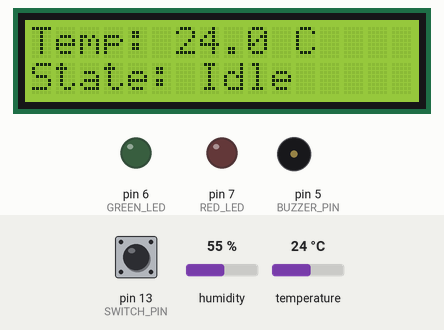
This sketch was run on a simulated Arduino Uno, built with avr-gcc and run on an emulated ATmega328P. Shown: 16×2 character LCD, output pins drawn as LEDs (lit = HIGH), buzzer (waves = sounding, pin HIGH). Inputs (shaded band) come from the test bench; at power-on: temperature 24 °C, pin 13 (SWITCH_PIN) HIGH, humidity 55 %.

Above: at 2.6 s.
2.7 s: temperature set to 25.4 °C
At 7.2 s:
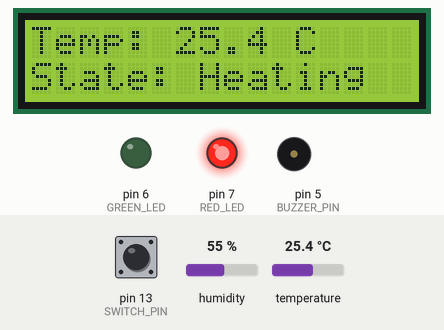
7.5 s: temperature set to 33.4 °C
At 10.5 s:
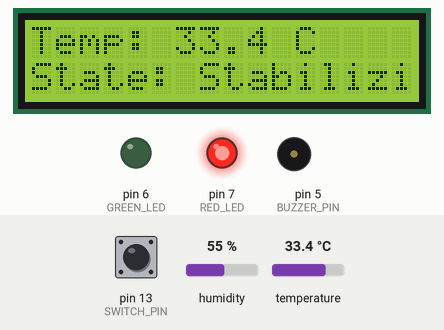
11.6 s: temperature set to 34.6 °C
At 14.7 s:
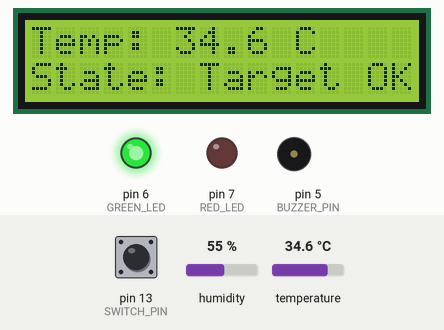
15.6 s: pin 13 (SWITCH_PIN) pulled LOW for 0.15 s
At 16.0 s:
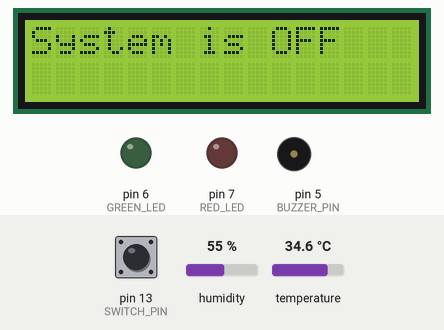
17.6 s: temperature set to 37.5 °C
At 18.9 s:
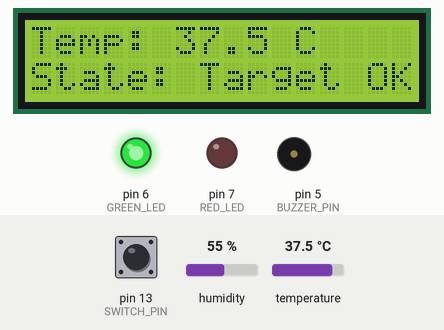
19.6 s: temperature set to 38.7 °C
At 23.2 s:
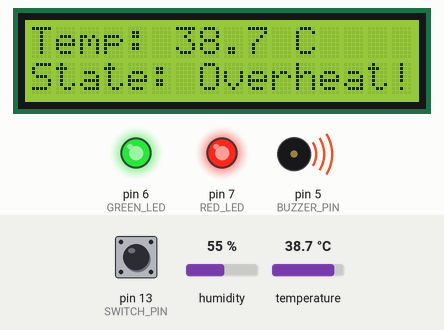
Timing chart, 0 to 30.5 s (numbered marks = the images above; inputs shaded):
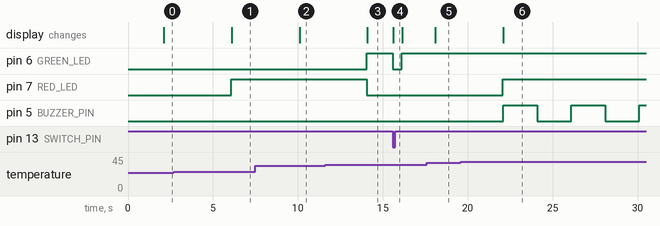

Measured:
- the behaviour switches between 24.9 and 25 °C on temperature (found by bisection; images 0 and 1)
- the behaviour switches between 33.9 and 34 °C on temperature (found by bisection; images 2 and 3)
- the behaviour switches between 38 and 38.1 °C on temperature (found by bisection; images 5 and 6)
- after the input at 2.7 s, pin 7 (RED_LED): LOW → HIGH after 3.4 s; the display: changes after 3.4 s (image 1)
- after the input at 7.5 s, the display: changes after 2.6 s (image 2)
- after the input at 11.6 s, pin 6 (GREEN_LED): LOW → HIGH after 2.5 s; pin 7 (RED_LED): HIGH → LOW after 2.5 s; the display: changes after 2.5 s (image 3)
- after the input at 15.6 s, pin 6 (GREEN_LED): HIGH → LOW at once, → HIGH 0.52 s later; the display: changes at once (image 4)
- after the input at 17.6 s, the display: changes after 0.50 s (image 5)
- after the input at 19.6 s, pin 7 (RED_LED): LOW → HIGH after 2.5 s; pin 5 (BUZZER_PIN): alternates HIGH for 2.0 s and LOW for 2.0 s, starting after 2.5 s; the display: changes after 2.5 s (image 6)

The sketch:

TemperatureControlSystem.ino
```cpp
#include <DHT.h>
#include <TimerOne.h>
#include <Wire.h>
#include <LiquidCrystal_I2C.h>
#define DHTPIN 3
#define RED_LED 7
#define GREEN_LED 6
#define SWITCH_PIN 13
#define BUZZER_PIN 5
#define DHTTYPE DHT22

DHT dht(DHTPIN, DHTTYPE);
LiquidCrystal_I2C lcd(0x27, 16, 2);

volatile float temp = 0.0;
volatile bool newData = false;

enum SystemState {
  IDLE,
  HEATING,
  STABILIZING,
  TARGET_REACHED,
  OVERHEAT
};

SystemState currentState = IDLE;

const float IDLE_THRESHOLD = 25.0;
const float HEATING_THRESHOLD = 30.0;
const float TARGET_TEMP = 35.0;
const float TARGET_TOLERANCE = 1.0;
const float OVERHEAT_THRESHOLD = 38.0;

unsigned long lastBuzzerTime = 0;
bool buzzerOn = false;
const unsigned long buzzerInterval = 2000;

void setup() {
  Serial.begin(9600);
  dht.begin();
  lcd.init();
  lcd.backlight();

  pinMode(RED_LED, OUTPUT);
  pinMode(GREEN_LED, OUTPUT);
  pinMode(SWITCH_PIN, INPUT);
  pinMode(BUZZER_PIN, OUTPUT);
  digitalWrite(BUZZER_PIN, LOW);

  Timer1.initialize(2000000);  // 2 seconds
  Timer1.attachInterrupt(readTemperature);
}

void loop() {
  int switchState = digitalRead(SWITCH_PIN);

  if (switchState == LOW) {
    // System OFF
    digitalWrite(RED_LED, LOW);
    digitalWrite(GREEN_LED, LOW);
    digitalWrite(BUZZER_PIN, LOW);
    lcd.clear();
    lcd.setCursor(0, 0);
    lcd.print("System is OFF");
    delay(500);
    return;
  }

  if (newData) {
    newData = false;

    // State determination
    if (temp < IDLE_THRESHOLD) {
      currentState = IDLE;
    } else if (temp < HEATING_THRESHOLD) {
      currentState = HEATING;
    } else if (temp < TARGET_TEMP - TARGET_TOLERANCE) {
      currentState = STABILIZING;
    } else if (temp <= TARGET_TEMP + TARGET_TOLERANCE) {
      currentState = TARGET_REACHED;
    } else if (temp > OVERHEAT_THRESHOLD) {
      currentState = OVERHEAT;
    }

    switch (currentState) {
      case IDLE:
        digitalWrite(RED_LED, LOW);
        digitalWrite(GREEN_LED, LOW);
        break;
      case HEATING:
      case STABILIZING:
        digitalWrite(RED_LED, HIGH);
        digitalWrite(GREEN_LED, LOW);
        break;
      case TARGET_REACHED:
        digitalWrite(RED_LED, LOW);
        digitalWrite(GREEN_LED, HIGH);
        break;
      case OVERHEAT:
        digitalWrite(RED_LED, HIGH);
        digitalWrite(GREEN_LED, HIGH);
        break;
    }

    lcd.clear();
    lcd.setCursor(0, 0);
    lcd.print("Temp: ");
    lcd.print(temp, 1);
    lcd.print(" C");

    lcd.setCursor(0, 1);
    lcd.print("State: ");
    lcd.print(getStateText(currentState));
  }

  if (currentState == OVERHEAT) {
    unsigned long currentMillis = millis();
    if (currentMillis - lastBuzzerTime >= buzzerInterval) {
      lastBuzzerTime = currentMillis;
      buzzerOn = !buzzerOn;
      digitalWrite(BUZZER_PIN, buzzerOn ? HIGH : LOW);
    }
  } else {
    digitalWrite(BUZZER_PIN, LOW);
    buzzerOn = false;
  }
}

void readTemperature() {
  float t = dht.readTemperature();
  if (!isnan(t)) {
    temp = t;
    newData = true;
  }
}

const char* getStateText(SystemState state) {
  switch (state) {
    case IDLE: return "Idle";
    case HEATING: return "Heating";
    case STABILIZING: return "Stabilizing";
    case TARGET_REACHED: return "Target OK";
    case OVERHEAT: return "Overheat!";
    default: return "Unknown";
  }
}
```
